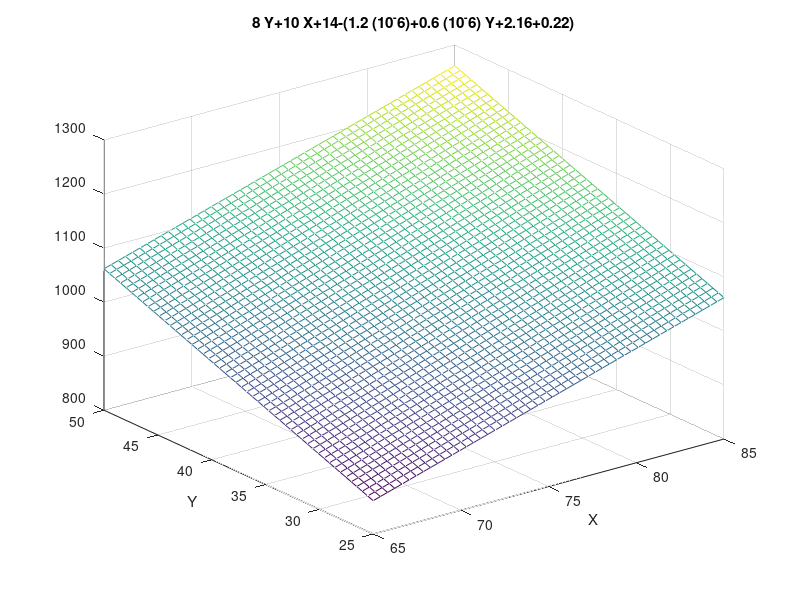

MATLAB code to generate this figure: (Note: this script raises an error after producing the figure.)
clc, clear
close all

%% Plot the function
figure(1);
lbx = 65; ubx = 85;
lby = 25; uby = 50;
ezmesh('8*Y+10*X+14-(1.2*(10^-6)+0.6*(10^-6)*Y+2.16+0.22)', [lbx, ubx, lby, uby], 50);
hold on;

%% Define genetic algorithm parameters
nind = 40;      % Population size
maxgen = 50;    % Maximum genetic iterations
preci = 20;     % Individual length
ggap = 0.95;    % Generation gap
px = 0.7;       % Crossover probability
pm = 0.01;      % Mutation probability
trace = zeros(3, maxgen);               % Optimization result initialization
fieldd = [preci preci;lbx lby;ubx uby;1 1;0 0;1 1;1 1]; % Field descriptor
chrom = crtbp(nind, preci * 2);         % Population initialization (arbitrary discrete random population)

%% Optimization
gen = 0;                                                % Generation counter
XY = bs2rv(chrom, fieldd);                              % Initial population binary to decimal
X = XY(:, 1); Y = XY(:, 2); 
objv = 8*Y+10*X+14-(1.2*(10^-6)+0.6*(10^-6)*Y+2.16+0.22);     % Calculate objective function value
while gen < maxgen
    fitnv = ranking(-objv);                             % Allocate fitness values
    selch = select('sus', chrom, fitnv, ggap);          % Selection
    selch = recombin('xovsp', selch, px);               % Crossover
    selch = mut(selch, pm);                             % Mutation
    
    % Add constraint to ensure x + y is less than 100
    for i = 1:size(selch, 1)
        while true
            XY_sel = bs2rv(selch(i, :), fieldd);
            if sum(XY_sel) <= 100
                break;
            else
                selch(i, :) = crtbp(1, preci * 2);
            end
        end
    end
    
    XY = bs2rv(selch, fieldd);                          % Convert offspring individuals from binary to decimal
    X = XY(:, 1); Y = XY(:, 2);
    objvsel = X .* cos(2*pi*Y) + Y .* sin(2*pi*X);
    [chrom, objv] = reins(chrom, selch, 1, 1, objv, objvsel);   % Reinsert offspring into parents to get new population
    XY = bs2rv(chrom, fieldd);
    gen = gen + 1;
    % Get the optimal solution and its index for each generation, Y is the optimal solution, i is the index of the individual
    [Y, i] = max(objv);
    trace(1:2, gen) = XY(i, :);
    trace(3, gen) = Y;
end
plot3(trace(1, :), trace(2, :), trace(3, :), 'bo');   % Plot the optimal point for each generation
grid on;
plot3(XY(:, 1), XY(:, 2), objv, 'b*');
hold off

%% Plot the evolution
figure(2);
plot(1 : maxgen, trace(3, :));
grid on;
xlabel('Genetic Generation')
ylabel('Change in Solutions')
title('Evolution Process')
best_z = trace(3, end);
best_y = trace(2, end);
best_x = trace(1, end);
best_z = 8*best_y+10*best_x+14-(1.2*(10^-6)+0.6*(10^-6)*best_y+2.16+0.22);
fprintf(['Best Solution:\nX=', num2str(best_x), '\nY=', num2str(best_y), '\nZ=', num2str(best_z), '\n'])
